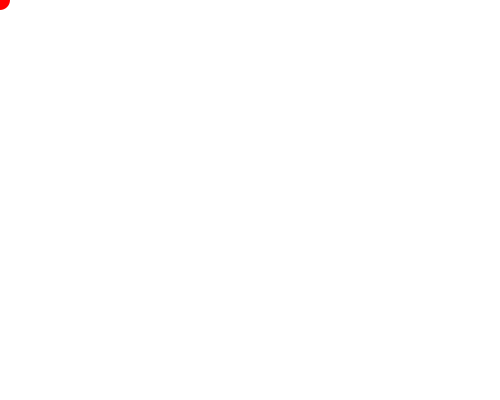
Frame 1 (no input)
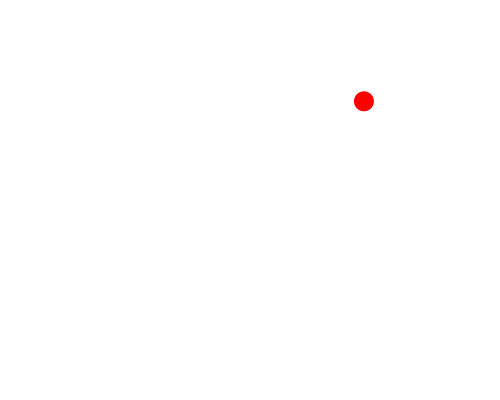
Frame 60 (the mouse pressed at the canvas centre just before this capture)
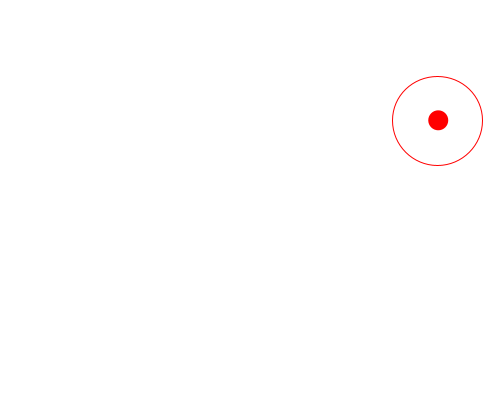
Frame 120 (the mouse held since frame 60 and released just before this capture)

The Processing sketch that drew these frames (run headless with seeded random() and noise(); from frame 60 on, the mouse is pressed at the canvas centre):

// Processing sketch: e065_dist
// ── e065_dist.pde
float x = 0;
float y = 0;

float destx = 0;
float desty = 0;

void setup() {
  size(500, 400);
  fill(255, 0, 0);
  noStroke();  
  destx = random(width);
  desty = random(height);
}
void draw() {
  background(255);
  ellipse(x, y, 20, 20);
  
  x = lerp(x, destx, 0.1);
  y = lerp(y, desty, 0.1);
  
  float d = dist(x, y, destx, desty);
  if(d < 1) {
    destx = random(width);
    desty = random(height);
  }
  if(d < 50) {    
    noFill();
    stroke(255, 0, 0);
    ellipse(x, y, 100-d, 100-d);
    fill(255, 0, 0);
    noStroke();
  }
}
